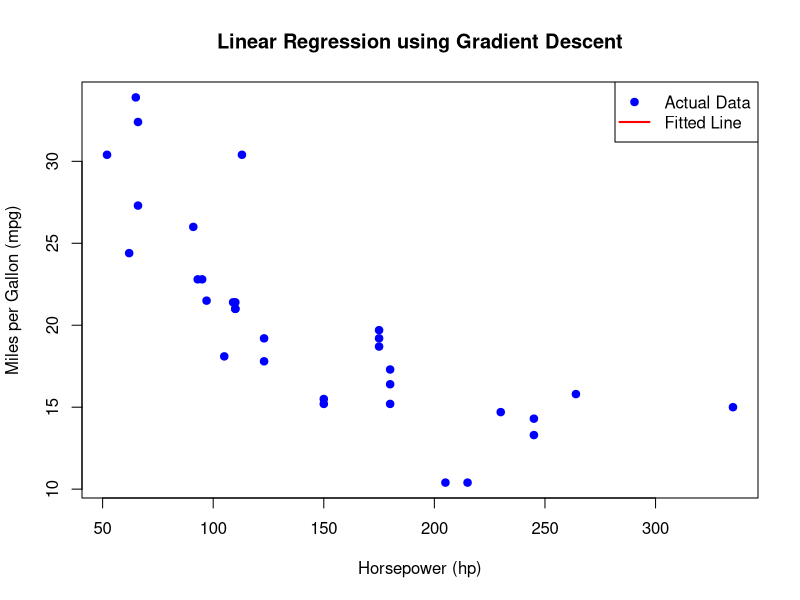
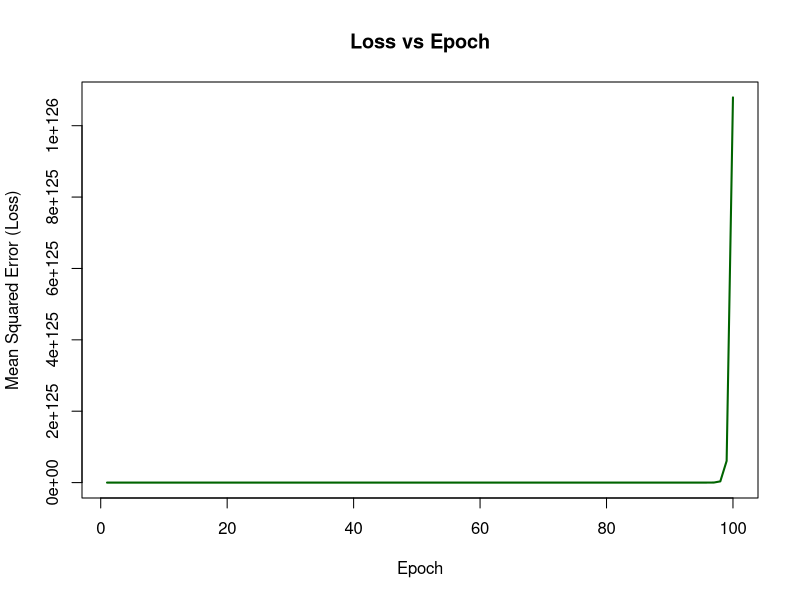

Reproduce these figures in R, in order.
# ✅ Load mtcars dataset
data(mtcars)

# Select variables
x <- mtcars$hp
y <- mtcars$mpg

# Initialize parameters
w <- 0.01
b <- 0
lr <- 0.0001
n <- length(x)

# Epoch count
epochs <- 100

# Store loss per epoch
loss_history <- numeric(epochs)

# Training loop
for (i in 1:epochs) {
  # Prediction
  y_pred <- w * x + b
  
  # Loss (MSE)
  loss <- mean((y - y_pred)^2)
  loss_history[i] <- loss  # Store loss at i-th index
  
  # Gradients using chain rule
  dl_dw <- (-2/n) * sum((y - y_pred) * x)
  dl_db <- (-2/n) * sum(y - y_pred)
  
  # Update parameters
  w <- w - lr * dl_dw
  b <- b - lr * dl_db
  
  # Print every 10 steps
  if (i %% 10 == 0) {
    cat("Epoch:", i, "| Loss:", round(loss, 2), "| w:", round(w, 4), "| b:", round(b, 4), "\n")
  }
}

# 📈 Plot 1: Regression line vs actual data
plot(x, y,
     main = "Linear Regression using Gradient Descent",
     xlab = "Horsepower (hp)", ylab = "Miles per Gallon (mpg)",
     pch = 19, col = "blue")
abline(a = b, b = w, col = "red", lwd = 2)
legend("topright", legend = c("Actual Data", "Fitted Line"),
       col = c("blue", "red"), pch = c(19, NA), lty = c(NA, 1), lwd = c(NA, 2))

# 📉 Plot 2: Loss vs Epoch
plot(1:epochs, loss_history, type = "l",
     main = "Loss vs Epoch",
     xlab = "Epoch", ylab = "Mean Squared Error (Loss)",
     col = "darkgreen", lwd = 2)
